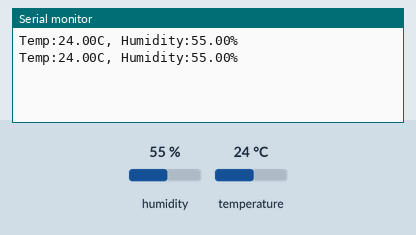
This sketch was run on a simulated Arduino Uno, built with avr-gcc and run on an emulated ATmega328P. Shown: the last lines printed to the serial monitor. The test bench sets the inputs (shaded band); at power-on: humidity 55 %, temperature 24 °C.

Above: at 1.2 s.
1.3 s: humidity set to 22 %
At 2.6 s:
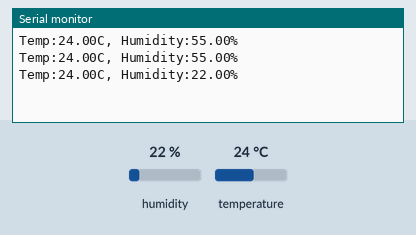
2.8 s: temperature set to 12 °C
At 3.9 s:
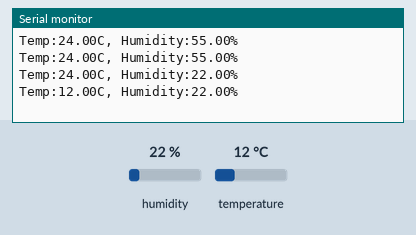
4.3 s: humidity set to 40 %
At 5.6 s:
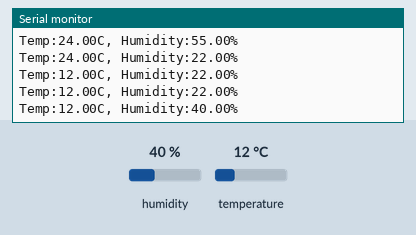
Timing chart, 0 to 7.3 s (numbered marks = the images above; inputs shaded):
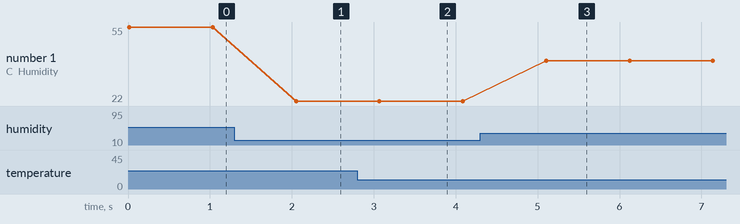

Measured:
- after the input at 1.3 s, the serial monitor: prints a new line after 0.75 s (image 1)
- after the input at 2.8 s, the serial monitor: prints a new line after 0.27 s (image 2)
- after the input at 4.3 s, the serial monitor: prints a new line after 0.80 s (image 3)
- plotted number 1: 55 → 22 after the input at 1.3 s, 22 → 40 after the input at 4.3 s

The sketch:

Adafruit_Si7021_temp_sensor_basics.ino
```cpp
#include "SparkFun_Si7021_Breakout_Library.h"
#include <Wire.h>

float humidity = 0;
float tempC = 0;


Weather humiditySensor;


void setup()
{
  Serial.begin(9600);

  humiditySensor.begin();
}


void loop()
{
  getWeather();
  printInfo();
  delay(1000);

}


//gets humidity and temp.
//get.Temp is celcius
//get.TempF is farenhight
void getWeather()
{
  humidity = humiditySensor.getRH();

  tempC = humiditySensor.getTemp();
}


//prints global values to serial.
void printInfo()
{
  Serial.print("Temp:");
  Serial.print(tempC);
  Serial.print("C, ");

  Serial.print("Humidity:");
  Serial.print(humidity);
  Serial.println("%");
}
```
